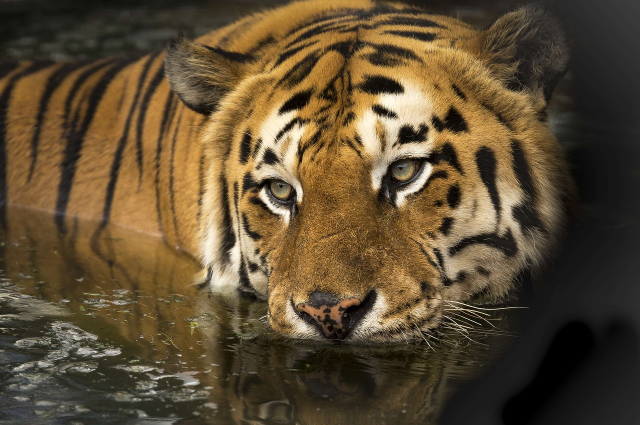
#> input picture section_6/images/tiger.jpg, 1280 x 850 px (shown at 1/2 size)
$ python crop.py
#> lines starting #> are read from the running program, lines starting #| are printed output that depends on the picture
# -*- coding: utf-8 -*-
# !/usr/bin/env python3

import pathlib
from PIL import Image


def crop(img_obj, top_left_pixel, bottom_right_pixel):
    """
    Crop an image with respect to fixed control points
    """
    left, upper = top_left_pixel
    right, lower = bottom_right_pixel
    assert all(map(lambda v: v >= 0, [left, upper, right, lower]))
    assert left <= right
    assert upper <= lower
    return img_obj.crop((left, upper, right, lower))


if __name__ == '__main__':
    # load source image
    src_img_path = (pathlib.Path('..') / 'images' / 'tiger.jpg').resolve()
    with Image.open(str(src_img_path)) as img:

        # create target file
#> img is the input picture: PIL image 1280x850 RGB; mean R, G, B 93.6, 76.5, 50.8
        cropped_img_path = pathlib.Path('cropped.jpg')
        cropped_img_path.touch()

        # state crop control points
        # remember that origin of pixel coordinates is the top-left corner!
        top_left_pixel = (500, 300)
        bottom_right_pixel = (850, 450)

        # crop and save
        cropped_img = crop(img, top_left_pixel, bottom_right_pixel)
#> in crop, `return img_obj.crop((left, upper, right, lower))`:
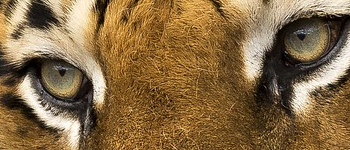
#> returned value: PIL image 350x150 RGB; mean R, G, B 134.6, 106.7, 68.6
        cropped_img.save(str(cropped_img_path.resolve()))
        print('Source image has been cropped.')

$ run again, with section_6/images/meeting.jpg copied over section_6/images/tiger.jpg
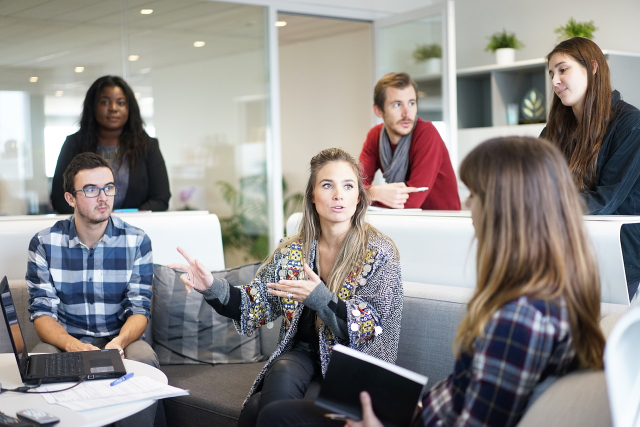
#> input picture section_6/images/meeting.jpg, 1280 x 853 px (shown at 1/2 size)
#> img is the input picture: PIL image 1280x853 RGB; mean R, G, B 142.8, 139, 136.9
#> in crop, `return img_obj.crop((left, upper, right, lower))`:
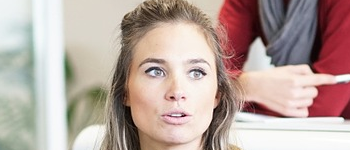
#> returned value: PIL image 350x150 RGB; mean R, G, B 184.9, 165.1, 158.5
